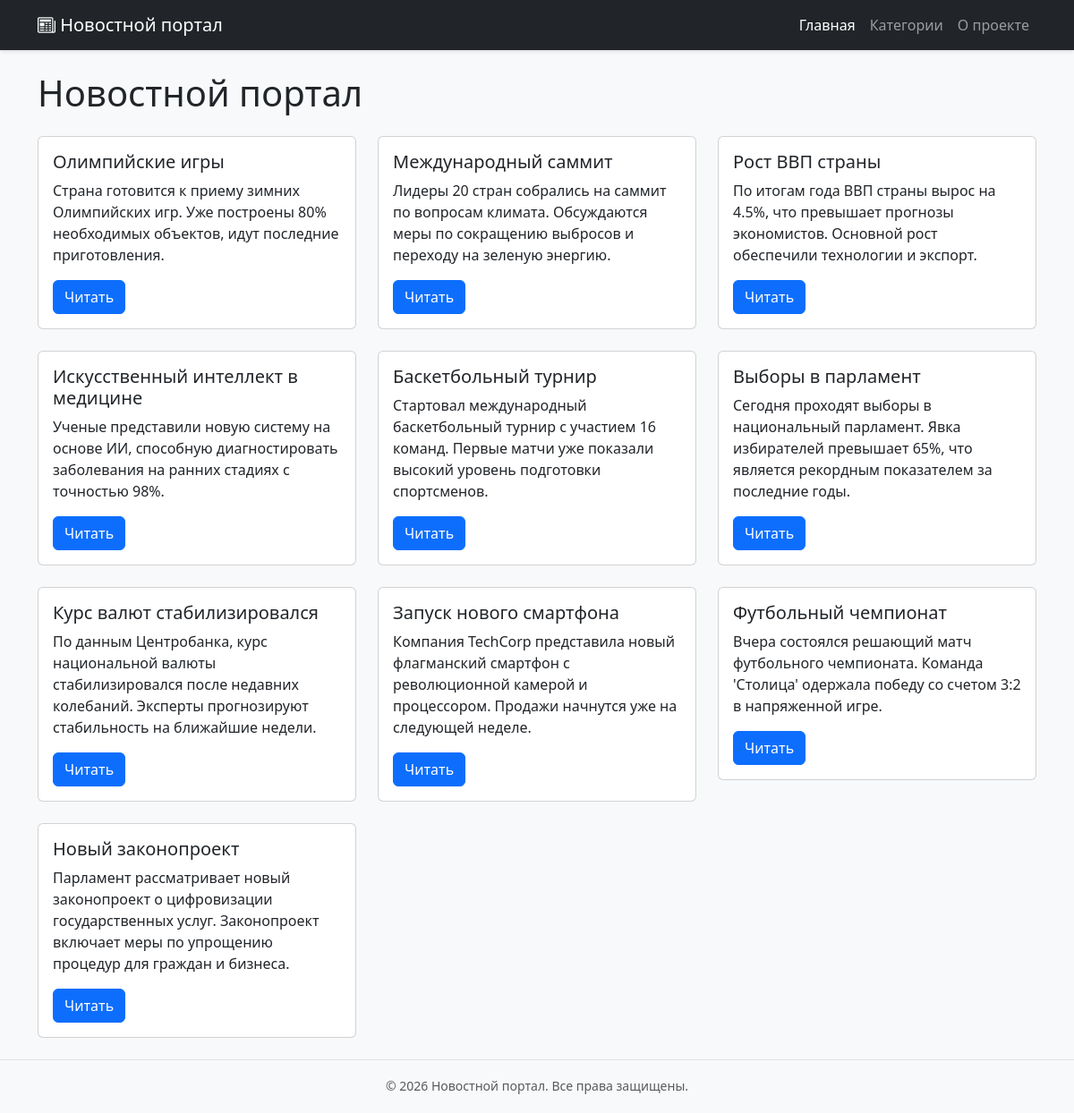
The page / on the database its author committed.
### news/models.py (models this page shows, shortened)
class News(models.Model):
    DRAFT = 'draft'
    PUBLISHED = 'published'
    ARCHIVED = 'archived'
    STATUS_CHOICES = [
        (DRAFT, 'Черновик'),
        (PUBLISHED, 'Опубликовано'),
        (ARCHIVED, 'В архиве'),
    ]
    title = models.CharField(max_length=200, verbose_name='Заголовок')
    slug = models.SlugField(max_length=200, unique=True, verbose_name='URL-адрес')
    content = models.TextField(verbose_name='Содержание')
    short_description = models.TextField(max_length=500, verbose_name='Краткое описание', blank=True)
    category = models.ForeignKey(
        Category,
        on_delete=models.CASCADE,
        related_name='news',
        verbose_name='Категория'
    )
    author = models.ForeignKey(
        User,
        on_delete=models.CASCADE,
        related_name='news',
        verbose_name='Автор'
    )
    status = models.CharField(
        max_length=20,
        choices=STATUS_CHOICES,
        default=DRAFT,
        verbose_name='Статус'
    )
    created_at = models.DateTimeField(auto_now_add=True, verbose_name='Дата создания')
    updated_at = models.DateTimeField(auto_now=True, verbose_name='Дата обновления')
    published_at = models.DateTimeField(blank=True, null=True, verbose_name='Дата публикации')
    image = models.ImageField(
        upload_to='news/images/%Y/%m/%d/',
        verbose_name='Изображение',
        blank=True,
        null=True
    )
    views = models.PositiveIntegerField(default=0, verbose_name='Количество просмотров')
    tags = models.CharField(max_length=200, verbose_name='Теги', blank=True)
    meta_title = models.CharField(max_length=200, verbose_name='Meta заголовок', blank=True)
    meta_description = models.TextField(verbose_name='Meta описание', blank=True)
    class Meta:
        verbose_name = 'Новость'
        verbose_name_plural = 'Новости'
        ordering = ['-created_at']
        indexes = [
            models.Index(fields=['-created_at']),
            models.Index(fields=['status']),
            models.Index(fields=['category']),
        ]

### news/views.py (the view)
# urls.py: path('', views.index, name='index'),
def index(request):
    news = News.objects.filter(status='published').order_by('-created_at')
    context = {
        'title': 'Новостной портал',
        'message': 'Добро пожаловать!',
        'news': news,
    }
    return render(request, 'news/index.html', context)

### news/templates/news/index.html
{% extends 'news/base.html' %}
{% block content %}
<h1 class="mb-4">{{ title }}</h1>
<div class="row">
    {% for article in news %}
    <div class="col-md-4 mb-4">
        <div class="card">
            <div class="card-body">
                <h5 class="card-title">{{ article.title }}</h5>
                <p class="card-text">{{ article.content|truncatewords:20 }}</p>
                <a href="{{ article.id }}" class="btn btn-primary">Читать</a>
            </div>
        </div>
    </div>
    {% empty %}
    <div class="col-12">
        <div class="alert alert-warning">
            Новостей пока нет.
        </div>
    </div>
    {% endfor %}
</div>
{% endblock %}

### news/templates/news/base.html (style rules this page uses)
body { background-color: #f8f9fa; padding-bottom: 60px; }

### rows shown on the page
News: title "Олимпийские игры", content "Страна готовится к приему зимних Олимпийских игр. Уже построены 80% необходимых объектов, идут последние приготовления."
News: title "Международный саммит", content "Лидеры 20 стран собрались на саммит по вопросам климата. Обсуждаются меры по сокращению выбросов и переходу на зеленую энергию."
News: title "Рост ВВП страны", content "По итогам года ВВП страны вырос на 4.5%, что превышает прогнозы экономистов. Основной рост обеспечили технологии и экспорт."
News: title "Искусственный интеллект в медицине", content "Ученые представили новую систему на основе ИИ, способную диагностировать заболевания на ранних стадиях с точностью 98%."
News: title "Баскетбольный турнир", content "Стартовал международный баскетбольный турнир с участием 16 команд. Первые матчи уже показали высокий уровень подготовки спортсменов."
News: title "Выборы в парламент", content "Сегодня проходят выборы в национальный парламент. Явка избирателей превышает 65%, что является рекордным показателем за последние годы."
News: title "Курс валют стабилизировался", content "По данным Центробанка, курс национальной валюты стабилизировался после недавних колебаний. Эксперты прогнозируют стабильность на ближайшие недели."
News: title "Запуск нового смартфона", content "Компания TechCorp представила новый флагманский смартфон с революционной камерой и процессором. Продажи начнутся уже на следующей неделе."
News: title "Футбольный чемпионат", content "Вчера состоялся решающий матч футбольного чемпионата. Команда 'Столица' одержала победу со счетом 3:2 в напряженной игре."
News: title "Новый законопроект", content "Парламент рассматривает новый законопроект о цифровизации государственных услуг. Законопроект включает меры по упрощению процедур для граждан и бизнеса."

### other values the page prints
{{ title }} "Новостной портал"
